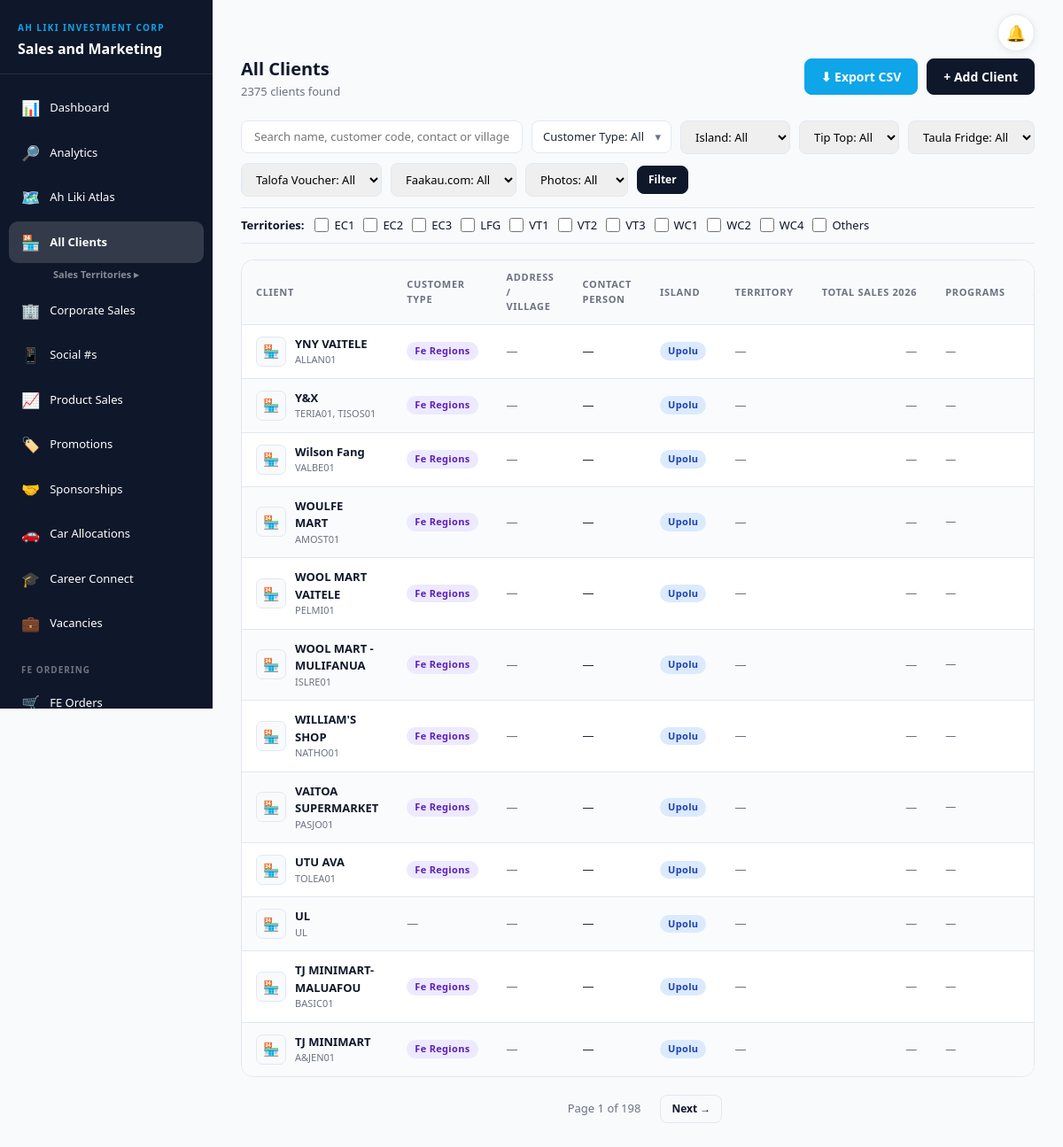
The page /shops/ (signed in) on the database its author committed.
### shops/models.py (models this page shows, shortened)
class Shop(models.Model):
    ISLAND_CHOICES = [
        ('Upolu',  'Upolu'),
        ('Savaii', 'Savaii'),
    ]
    TERRITORY_CHOICES = [
        ('EC1', 'EC1'),
        ('EC2', 'EC2'),
        ('EC3', 'EC3'),
        ('LFG', 'LFG'),
        ('VT1', 'VT1'),
        ('VT2', 'VT2'),
        ('VT3', 'VT3'),
        ('WC1', 'WC1'),
        ('WC2', 'WC2'),
        ('WC4', 'WC4'),
        ('TWN', 'TWN'),
        ('TWN1', 'TWN1'),
        ('TW1', 'TW1'),
    ]
    customer_code  = models.CharField(max_length=50, unique=True, null=True, blank=True)
    name           = models.CharField(max_length=255)
    customer_type  = models.CharField(max_length=100, blank=True, default='', help_text='e.g. Retail, Wholesale, Hotel')
    contact_person = models.CharField(max_length=255, blank=True, null=True)
    address        = models.CharField(max_length=255, blank=True, null=True, default='n/a')
    island         = models.CharField(max_length=50,  choices=ISLAND_CHOICES, default='Upolu')
    phone          = models.CharField(max_length=50,  blank=True, null=True, default='n/a')
    territory      = models.CharField('Territory code', max_length=50, blank=True, null=True)
    email          = models.EmailField(max_length=254, blank=True, default='')
    tip_top = models.BooleanField(default=False)
    taula_fridge = models.BooleanField(default=False)
    talofa_voucher = models.BooleanField(default=False)
    faakau_com = models.BooleanField(default=False)
    created = models.DateField(auto_now_add=True, null=True, blank=True)
    class Meta:
        ordering = ['-id']

### shops/views.py (the view, shortened to what this page needs)
# urls.py: path('shops/',                            views.shop_list,          name='shop_list'),
@login_required(login_url='login')
def shop_list(request):
    qs = Shop.objects.prefetch_related('photos').all()
    q           = request.GET.get('q', '').strip()
    territories = request.GET.getlist('territory')
    tip_top     = request.GET.get('tip_top', '')
    taula       = request.GET.get('taula_fridge', '')
    talofa      = request.GET.get('talofa_voucher', '')
    faakau      = request.GET.get('faakau_com', '')
    photos      = request.GET.get('photos', '')
    ctypes      = [t for t in request.GET.getlist('customer_type') if t]
    island      = request.GET.get('island', '')
    if island:
        qs = qs.filter(island=island)
    if ctypes:
        named = [t for t in ctypes if t != '__none__']
        qs = qs.filter(Q(customer_type__in=named) | (Q(customer_type='') if '__none__' in ctypes else Q(pk__in=[])))
    if q:
        qs = qs.filter(Q(name__icontains=q) | Q(customer_code__iexact=q) | Q(contact_person__icontains=q)
                       | Q(address__icontains=q))
    programme = Q()
    for field, value in (('tip_top', tip_top), ('taula_fridge', taula),
                         ('talofa_voucher', talofa), ('faakau_com', faakau)):
        if value == 'yes':
            programme |= Q(**{field: True})
        elif value == 'no':
            programme |= Q(**{field: False})
    if programme:
        qs = qs.filter(programme)
    if photos == 'yes':
        qs = qs.filter(photos__isnull=False).distinct()
    elif photos == 'no':
        qs = qs.filter(photos__isnull=True)
    sales_year = date.today().year
    year_total = (MonthlySales.objects.filter(shop=OuterRef('pk'), month__year=sales_year)
                  .values('shop').annotate(t=Sum('sales')).values('t'))
    qs = qs.annotate(total_sales=Subquery(year_total, output_field=DecimalField(max_digits=14, decimal_places=2)))
    sort = request.GET.get('sort', '')
    if sort in ('sales', 'sales_low') and not access.can_see_sales(request):
        sort = ''
    if sort == 'sales':
        qs = qs.order_by(F('total_sales').desc(nulls_last=True), 'name')
    elif sort == 'sales_low':
        qs = qs.order_by(F('total_sales').asc(nulls_first=True), 'name')
    paginator = Paginator(qs, 12)
    page_obj  = paginator.get_page(request.GET.get('page'))
    all_territories = list(SHOP_TERRITORIES)
    return render(request, 'shops/shop_list.html', {
        'page_obj': page_obj,
        'total': qs.count(),
        'q': q, 'territories': territories,
        'all_territories': all_territories,
        'tip_top': tip_top, 'photos': photos,
        'taula_fridge': taula, 'talofa_voucher': talofa, 'faakau_com': faakau,
        'selected_types': ctypes, 'island': island, 'sort': sort, 'sales_year': sales_year,
        'islands': Shop.objects.values('island').annotate(n=Count('id')).order_by('island'),
        'sort_query': urlencode([(k, v) for k, vs in request.GET.lists() if k not in ('sort', 'page') for v in vs]),
        'customer_types': Shop.objects.values('customer_type').annotate(n=Count('id')).order_by('customer_type'),
    })

### fe_orders/access.py (called while the page is built)
def is_fe(user):
    return (user.is_authenticated and not user.is_superuser
            and user.groups.filter(name=FE_GROUP).exists())

def fe_context(request):
    return {'is_fe': getattr(request, 'is_fe', False)}

    def __call__(self, request):
        request.is_fe = is_fe(request.user)
        if request.is_fe and not self._allowed(request.path_info):
            return redirect('fe_home')
        return self.get_response(request)

### shops/access.py (called while the page is built)
def roles_of(user):
    if not user.is_authenticated:
        return set()
    if user.is_superuser:
        return {MANAGER}
    return set(user.groups.filter(name__in=ROLES).values_list('name', flat=True))

def finance_roles_of(user):
    if not user.is_authenticated or user.is_superuser:
        return set()
    return set(user.groups.filter(name__in=FINANCE_ROLES).values_list('name', flat=True))

def is_finance(user):
    return bool(finance_roles_of(user)) and not roles_of(user)

def is_hr(user):
    return (user.is_authenticated and not user.is_superuser and not roles_of(user) and not finance_roles_of(user)
            and user.groups.filter(name=HR_GROUP).exists())

def is_social(user):
    return (user.is_authenticated and not user.is_superuser and not roles_of(user) and not finance_roles_of(user)
            and user.groups.filter(name=SOCIAL_GROUP).exists() and not is_hr(user))

def blocked_areas(user):
    roles = roles_of(user)
    if not roles:
        return set().union(*BLOCKED.values())
    return set.intersection(*(BLOCKED[r] for r in roles))

def can_see_sales(request):
    return not {'corporate_sales', 'monthly_sales'} <= getattr(request, 'blocked_areas', set())

def role_label(user):
    if is_hr(user):
        return HR_GROUP
    if is_social(user):
        return SOCIAL_GROUP
    if is_finance(user):
        return FINANCIAL_CONTROLLER if FINANCIAL_CONTROLLER in finance_roles_of(user) else FINANCE_STAFF
    roles = roles_of(user)
    for r in (MANAGER, MARKETING, SALES):
        if r in roles:
            return r
    return 'No access level'

### shops/templates/shops/shop_list.html (shortened to what this page needs)
{% extends 'shops/base.html' %}
{% block content %}
<div class="page-header">
  <div>
    <h2 class="page-title">All Clients</h2>
    <p class="page-sub">{{ total }} client{{ total|pluralize }} found</p>
  </div>
  <div style="display:flex;gap:10px">
    {% if can_export %}<a href="{% url 'reports' %}?type=shops" class="btn-sms btn-accent-custom">⬇ Export CSV</a>{% endif %}
    <a href="{% url 'add_shop' %}" class="btn-sms btn-primary-custom">+ Add Client</a>
  </div>
</div>
<form method="GET" style="margin-bottom:18px">
  <div style="display:flex;gap:10px;flex-wrap:wrap;align-items:center;margin-bottom:12px">
    <input type="text" name="q" value="{{ q }}" placeholder="Search name, customer code, contact or village…"
           style="padding:8px 14px;border:1px solid var(--border);border-radius:8px;font-size:13px;flex:1 1 180px;min-width:140px">
    <details class="type-pick" style="border-color:{% if selected_types %}var(--accent){% else %}var(--border){% endif %}">
      <summary>Customer Type: {% if not selected_types %}All{% elif selected_types|length == 1 %}{% if selected_types.0 == '__none__' %}No type set{% else %}{{ selected_types.0 }}{% endif %}{% else %}{{ selected_types|length }} selected{% endif %}</summary>
    </details>
    <select name="island" onchange="this.form.submit()" aria-label="Island"
            style="padding:8px 12px;border:1px solid {% if island %}var(--accent){% else %}var(--border){% endif %};border-radius:8px;font-size:13px">
      <option value="">Island: All</option>
    </select>
    <select name="tip_top" style="padding:8px 12px;border:1px solid var(--border);border-radius:8px;font-size:13px">
      <option value="">Tip Top: All</option>
    </select>
    <select name="taula_fridge" style="padding:8px 12px;border:1px solid var(--border);border-radius:8px;font-size:13px">
      <option value="">Taula Fridge: All</option>
    </select>
    <select name="talofa_voucher" style="padding:8px 12px;border:1px solid var(--border);border-radius:8px;font-size:13px">
      <option value="">Talofa Voucher: All</option>
    </select>
    <select name="faakau_com" style="padding:8px 12px;border:1px solid var(--border);border-radius:8px;font-size:13px">
      <option value="">Faakau.com: All</option>
    </select>
    <select name="photos" style="padding:8px 12px;border:1px solid var(--border);border-radius:8px;font-size:13px">
      <option value="">Photos: All</option>
    </select>
    <button type="submit" class="btn-sms btn-primary-custom sm">Filter</button>
  </div>
  <div style="display:flex;gap:12px;flex-wrap:wrap;align-items:center;padding:10px 0;border-top:1px solid var(--border);border-bottom:1px solid var(--border)">
    <label style="font-weight:600;font-size:13px;color:var(--primary);margin:0">Territories:</label>
    <div style="display:flex;gap:10px;flex-wrap:wrap">
      {% for t in all_territories %}
      <label style="display:flex;align-items:center;gap:6px;font-size:13px;color:var(--primary);cursor:pointer;margin:0">
        <input type="checkbox" name="territory" value="{{ t }}" {% if t in territories %}checked{% endif %}
               style="width:16px;height:16px;cursor:pointer">
        {{ t }}
      </label>
      {% endfor %}
      <label style="display:flex;align-items:center;gap:6px;font-size:13px;color:var(--primary);cursor:pointer;margin:0"
             title="Shops whose territory is not one of the codes listed above, or has none recorded">
        <input type="checkbox" name="territory" value="OTHER" {% if 'OTHER' in territories %}checked{% endif %}
               style="width:16px;height:16px;cursor:pointer">
        Others
      </label>
    </div>
  </div>
</form>
<div class="sms-card">
  <table class="sms-table">
    <thead>
      <tr>
        <th>Client</th><th>Customer Type</th><th>Address / Village</th><th>Contact Person</th><th>Island</th><th>Territory</th>
        {% if see_sales %}<th style="text-align:right;white-space:nowrap"><a href="?{{ sort_query }}{% if sort_query %}&{% endif %}sort={% if sort == 'sales' %}sales_low{% else %}sales{% endif %}"
            style="color:inherit;text-decoration:none" title="Sort by total sales">Total Sales {{ sales_year }}{% if sort == 'sales' %} ▾{% elif sort == 'sales_low' %} ▴{% endif %}</a></th>{% endif %}
        <th>Programs</th><th>Actions</th>
      </tr>
    </thead>
    <tbody>
      {% for s in page_obj %}
      <tr>
        <td>
          <div style="display:flex;align-items:center;gap:10px">
            <div style="width:34px;height:34px;border-radius:7px;background:var(--surface);border:1px solid var(--border);overflow:hidden;flex-shrink:0;display:flex;align-items:center;justify-content:center;font-size:15px">
              {% with first=s.photos.first %}{% if first %}<img src="{{ first.image.url }}" style="width:100%;height:100%;object-fit:cover">{% else %}🏪{% endif %}{% endwith %}
            </div>
            <div><a href="{% url 'shop_detail' s.id %}" style="font-weight:700;color:var(--primary);text-decoration:none;font-size:13px">{{ s.name }}</a>
              {% if s.customer_code %}<div style="color:var(--muted);font-size:11px">{{ s.customer_code }}</div>{% endif %}</div>
          </div>
        </td>
        <td>{% if s.customer_type %}<span class="badge-custom badge-purple">{{ s.customer_type }}</span>{% else %}<span style="color:var(--muted)">—</span>{% endif %}</td>
        <td style="max-width:220px">{% if s.address and s.address|lower != 'n/a' %}{{ s.address }}{% else %}<span style="color:var(--muted)">—</span>{% endif %}</td>
        <td>{{ s.contact_person|default:"—" }}</td>
        <td><span class="badge-custom {% if s.island == 'Upolu' %}badge-blue{% else %}badge-amber{% endif %}">{{ s.island }}</span></td>
        <td style="color:var(--muted)">{{ s.territory|default:"—" }}</td>
        {% if see_sales %}<td style="text-align:right;font-weight:600;font-variant-numeric:tabular-nums;white-space:nowrap">{% if s.total_sales is not None %}{{ s.total_sales|floatformat:"0g" }}{% else %}<span style="color:var(--muted);font-weight:400">—</span>{% endif %}</td>{% endif %}
        <td>
          <div style="display:flex;gap:6px;flex-wrap:wrap">
            {% if not s.tip_top and not s.taula_fridge and not s.talofa_voucher and not s.faakau_com %}<span style="color:var(--muted);font-size:12px">—</span>{% endif %}
          </div>
        </td>
        <td>
        </td>
      </tr>
      {% endfor %}
    </tbody>
  </table>
</div>
{% if page_obj.has_other_pages %}
<div style="display:flex;justify-content:center;gap:6px;margin-top:20px">
  <span style="padding:6px 16px;font-size:13px;color:var(--muted)">Page {{ page_obj.number }} of {{ page_obj.paginator.num_pages }}</span>
  {% if page_obj.has_next %}
  <a href="?page={{ page_obj.next_page_number }}&q={{ q|urlencode }}&tip_top={{ tip_top }}&taula_fridge={{ taula_fridge }}&talofa_voucher={{ talofa_voucher }}&faakau_com={{ faakau_com }}&photos={{ photos }}&island={{ island|urlencode }}" class="btn-sms btn-outline-custom sm">Next →</a>
  {% endif %}
</div>
{% endif %}
{% endblock %}

### shops/templates/shops/base.html (style rules this page uses)
:root { --primary: #0F172A; --primary2: #1E293B; --accent: #0EA5E9; --accent-light: #38BDF8; --surface: #F8FAFC; --card: #FFFFFF; --muted: #6B7280; --border: #E2E8F0; --success: #16A34A; --danger: #DC2626; --info: #2563EB; --text-primary: #0F172A; --text-secondary: #475569; }
* { box-sizing: border-box; }
body { font-family: 'Segoe UI', system-ui, sans-serif; background: var(--surface); min-height: 100vh; margin: 0; color: #1F2937; }
.badge-custom { font-size: 11px; font-weight: 600; padding: 2px 9px; border-radius: 999px; letter-spacing: .03em; white-space: nowrap; display: inline-block; }
.badge-blue { background: #DBEAFE; color: #1E40AF; }
.badge-purple { background: #EDE9FE; color: #5B21B6; }
.btn-primary-custom { background: var(--primary); color: #fff; border: 1px solid var(--primary); }
.btn-accent-custom { background: var(--accent); color: #fff; border: 1px solid var(--accent); }
.btn-outline-custom { background: transparent; color: var(--primary); border: 1px solid var(--border); }
.btn-sms { border-radius: 8px; padding: 9px 18px; font-size: 14px; font-weight: 600; cursor: pointer; display: inline-flex; align-items: center; gap: 6px; text-decoration: none; }
.btn-sms.sm { padding: 6px 12px; font-size: 12px; }
.sms-table { width: 100%; border-collapse: collapse; font-size: 13px; }
.sms-table thead tr { background: var(--surface); }
.sms-table th { padding: 11px 16px; text-align: left; font-weight: 700; color: var(--muted); font-size: 11px; text-transform: uppercase; letter-spacing: .06em; border-bottom: 1px solid var(--border); }
.sms-table td { padding: 12px 16px; border-bottom: 1px solid var(--border); }
.sms-table tbody tr:last-child td { border-bottom: none; }
.sms-table tbody tr:nth-child(even) { background: #FAFBFD; }
.sms-card { background: var(--card); border: 1px solid var(--border); border-radius: 14px; overflow: hidden; }
.page-header { display:flex; justify-content:space-between; align-items:flex-start; margin-bottom:22px; }
.page-title { margin:0; color:var(--primary); font-size:20px; font-weight:700; }
.page-sub { margin:4px 0 0; color:var(--muted); font-size:13px; }

### shops/templates/shops/shop_list.html (style rules this page uses)
.type-pick { position:relative; border:1px solid var(--border); border-radius:8px; background:var(--card); font-size:13px; }
.type-pick summary { list-style:none; cursor:pointer; padding:8px 30px 8px 12px; max-width:260px; white-space:nowrap; overflow:hidden; text-overflow:ellipsis; }
.type-pick summary::after { content:'▾'; position:absolute; right:11px; top:8px; color:var(--muted); }

### rows shown on the page
Shop: name "YNY VAITELE", customer_code "ALLAN01", customer_type "Fe Regions", contact_person "—", island "Upolu", territory "—"
Shop: name "Y&X", customer_code "TERIA01, TISOS01", customer_type "Fe Regions", contact_person "—", island "Upolu", territory "—"
Shop: name "Wilson Fang", customer_code "VALBE01", customer_type "Fe Regions", contact_person "—", island "Upolu", territory "—"
Shop: name "WOULFE MART", customer_code "AMOST01", customer_type "Fe Regions", contact_person "—", island "Upolu", territory "—"
Shop: name "WOOL MART VAITELE", customer_code "PELMI01", customer_type "Fe Regions", contact_person "—", island "Upolu", territory "—"
Shop: name "WOOL MART -MULIFANUA", customer_code "ISLRE01", customer_type "Fe Regions", contact_person "—", island "Upolu", territory "—"
Shop: name "WILLIAM'S SHOP", customer_code "NATHO01", customer_type "Fe Regions", contact_person "—", island "Upolu", territory "—"
Shop: name "VAITOA SUPERMARKET", customer_code "PASJO01", customer_type "Fe Regions", contact_person "—", island "Upolu", territory "—"
Shop: name "UTU AVA", customer_code "TOLEA01", customer_type "Fe Regions", contact_person "—", island "Upolu", territory "—"
Shop: name "UL", customer_code "UL", contact_person "—", island "Upolu", territory "—"
Shop: name "TJ MINIMART- MALUAFOU", customer_code "BASIC01", customer_type "Fe Regions", contact_person "—", island "Upolu", territory "—"
Shop: name "TJ MINIMART", customer_code "A&JEN01", customer_type "Fe Regions", contact_person "—", island "Upolu", territory "—"

### other values the page prints
{{ total }} "2375"
{{ t }} "EC1" "EC2" "EC3" "LFG" "VT1" "VT2" "VT3" "WC1" "WC2" "WC4"
{{ page_obj.number }} "1"
{{ page_obj.paginator.num_pages }} "198"
